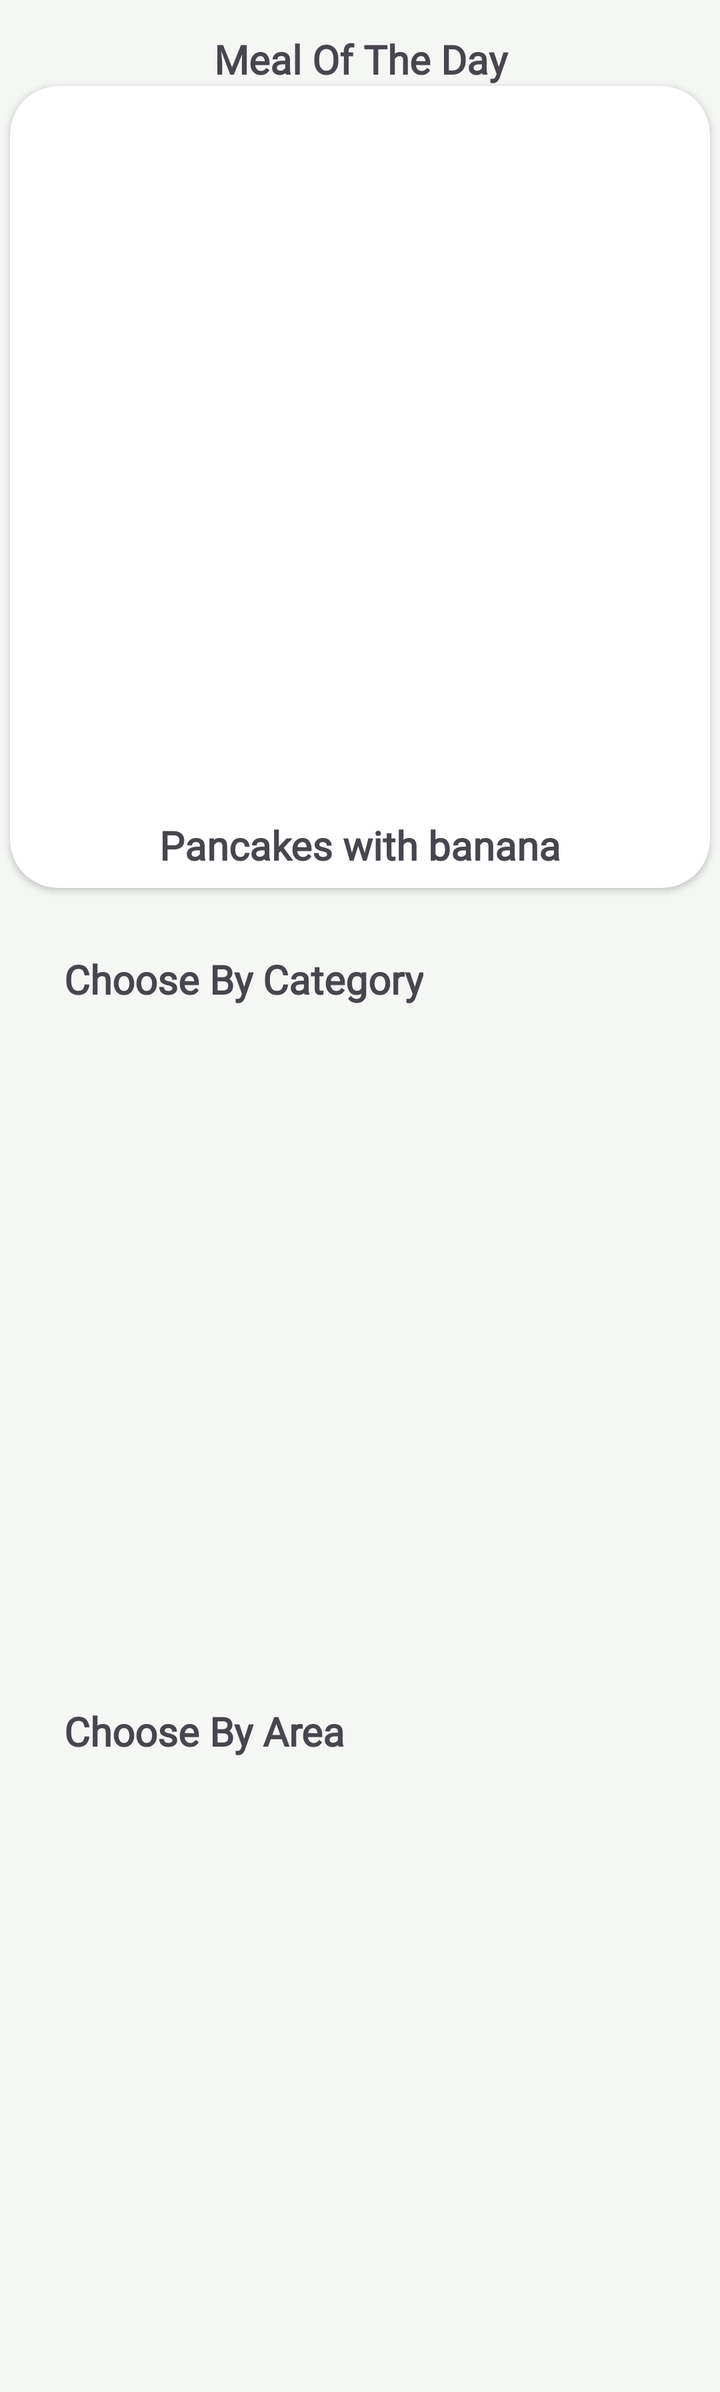
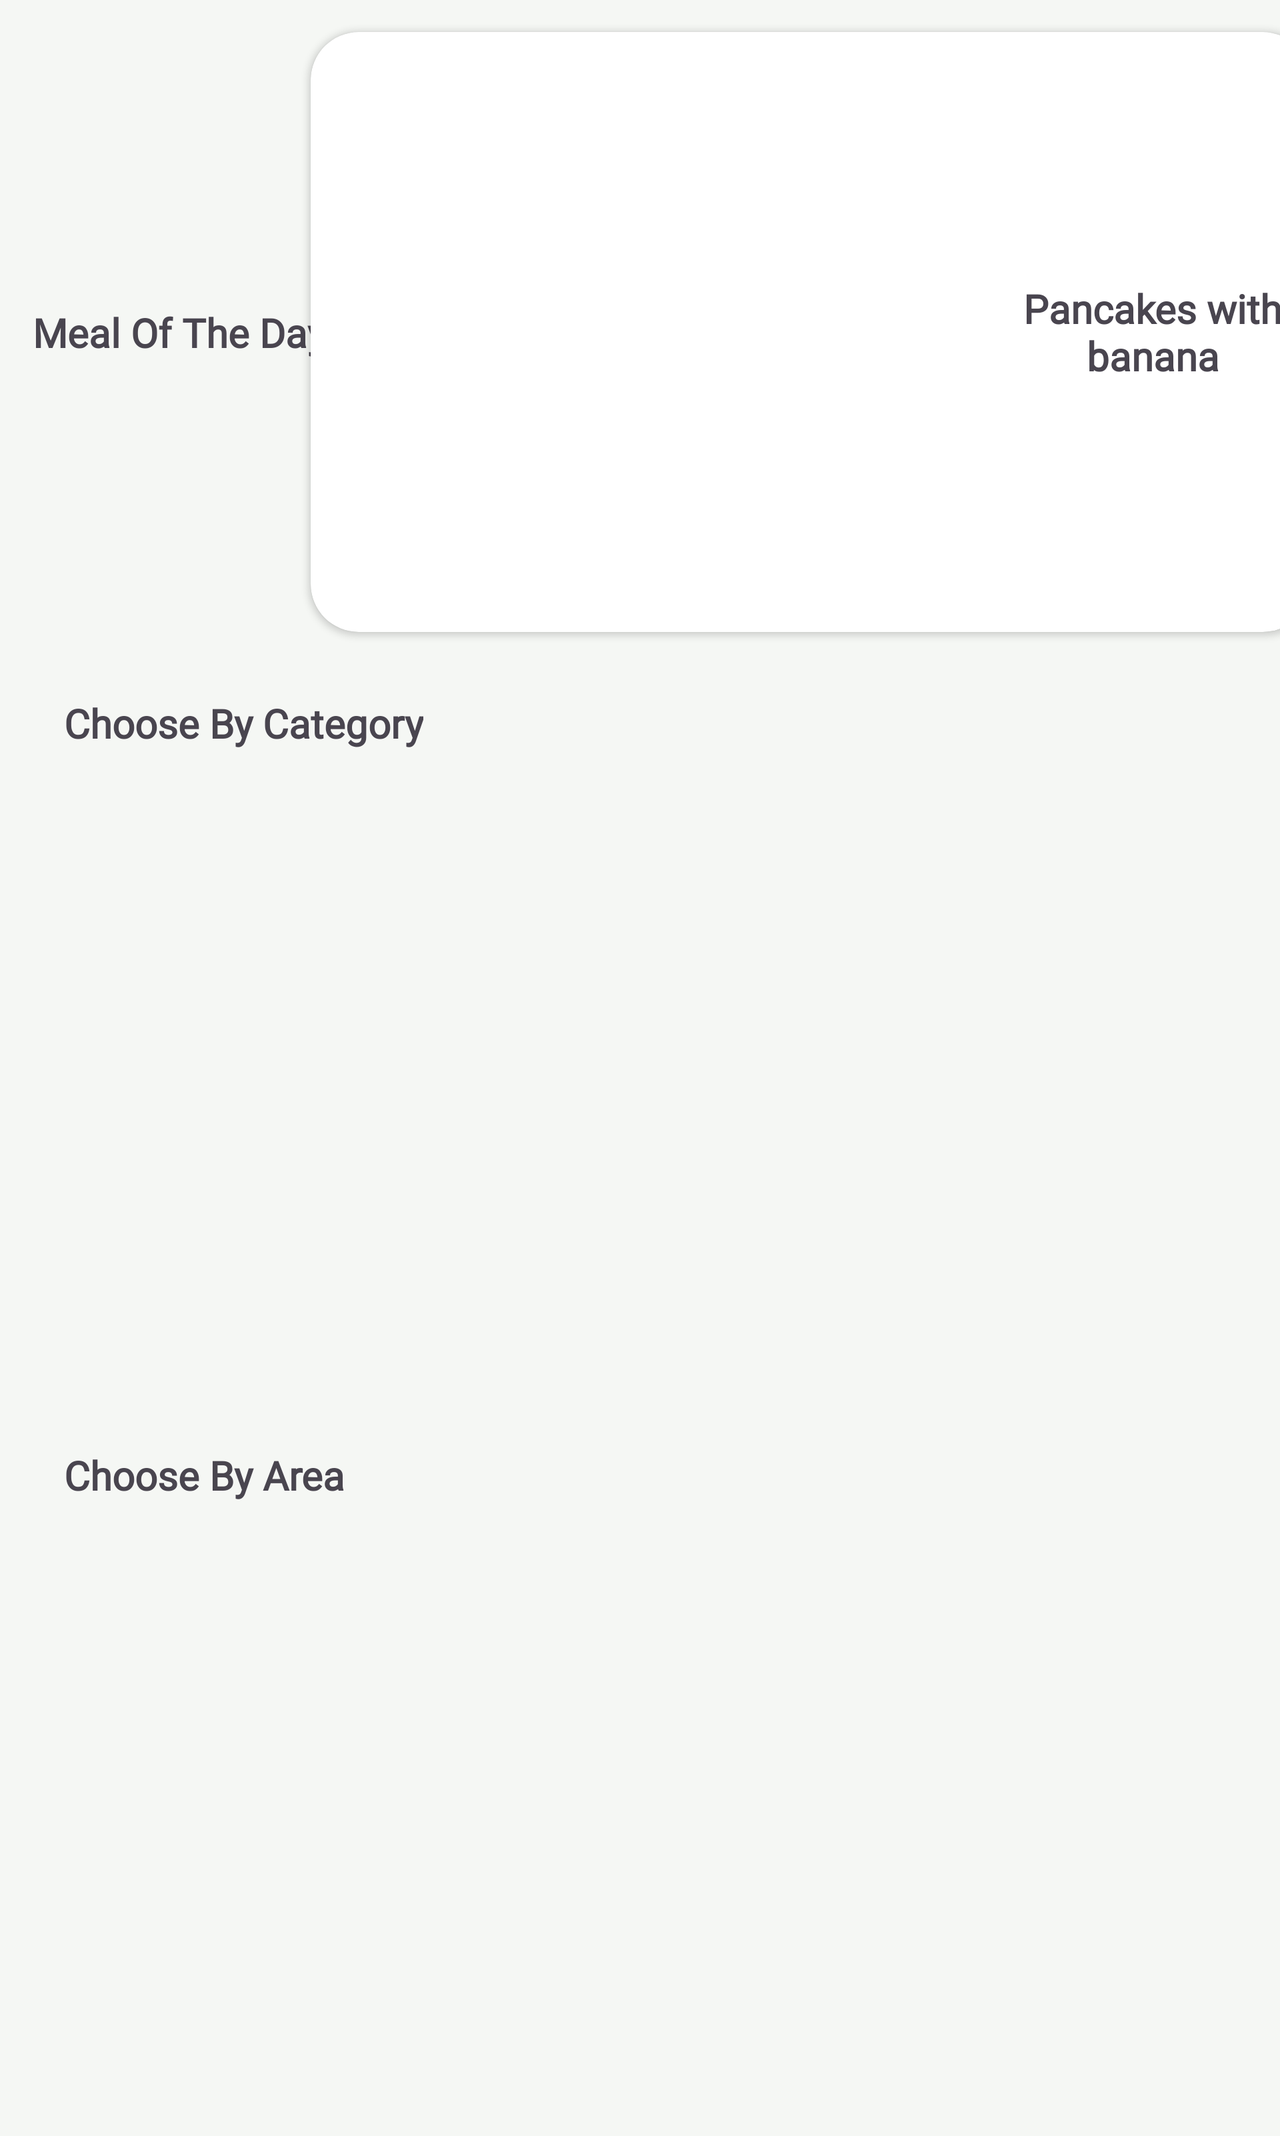

First picture: res/layout/ on a phone held upright. Second picture: the repository's own variant of that layout, on a device whose configuration matches the variant's folder. Source for both follows.
<!-- AndroidManifest.xml: application theme Theme.FoodPlanner -->
<!-- res/layout/fragment_home.xml -->
<?xml version="1.0" encoding="utf-8"?>
<ScrollView xmlns:android="http://schemas.android.com/apk/res/android"
    xmlns:tools="http://schemas.android.com/tools"
    xmlns:app="http://schemas.android.com/apk/res-auto"
    android:layout_width="match_parent"
    android:layout_height="match_parent"
    tools:context=".home_screen.view.HomeFragment"
    android:background="@color/background">

    <androidx.constraintlayout.widget.ConstraintLayout
        android:layout_width="match_parent"
        android:layout_height="match_parent">
        <TextView
            android:id="@+id/txtMealOfTheDay"
            android:layout_width="match_parent"
            android:layout_height="wrap_content"
            android:layout_marginTop="16dp"
            android:layout_marginBottom="16dp"
            android:gravity="center"
            android:textStyle="bold"
            android:text="@string/meal_of_the_day"
            app:layout_constraintEnd_toEndOf="parent"
            app:layout_constraintStart_toStartOf="parent"
            app:layout_constraintTop_toTopOf="parent" />

        <androidx.cardview.widget.CardView
            android:id="@+id/cardMealOfTheDay"
            android:layout_width="350dp"
            android:layout_height="wrap_content"
            android:layout_marginStart="8dp"
            android:layout_marginEnd="8dp"
            app:cardCornerRadius="24dp"
            app:layout_constraintEnd_toEndOf="parent"
            app:layout_constraintStart_toStartOf="parent"
            app:layout_constraintTop_toBottomOf="@id/txtMealOfTheDay">

            <androidx.constraintlayout.widget.ConstraintLayout
                android:layout_width="match_parent"
                android:layout_height="match_parent">

                <ImageView
                    android:id="@+id/imageMealOfTheDay"
                    android:layout_width="350dp"
                    android:layout_height="350dp"
                    android:scaleType="fitXY"
                    app:layout_constraintEnd_toEndOf="parent"
                    app:layout_constraintStart_toStartOf="parent"
                    app:layout_constraintTop_toTopOf="parent"
                    tools:srcCompat="@tools:sample/avatars" />

                <TextView
                    android:id="@+id/txtTitleMealOfTheDay"
                    android:layout_width="0dp"
                    android:layout_height="wrap_content"
                    android:layout_marginTop="16dp"
                    android:layout_marginStart="32dp"
                    android:layout_marginEnd="32dp"
                    android:layout_marginBottom="8dp"
                    android:gravity="center"
                    android:textStyle="bold"
                    app:layout_constraintBottom_toBottomOf="parent"
                    app:layout_constraintEnd_toEndOf="@+id/imageMealOfTheDay"
                    app:layout_constraintStart_toStartOf="@+id/imageMealOfTheDay"
                    app:layout_constraintTop_toBottomOf="@+id/imageMealOfTheDay"
                    tools:text="Pancakes with banana" />
            </androidx.constraintlayout.widget.ConstraintLayout>

        </androidx.cardview.widget.CardView>
        <androidx.constraintlayout.widget.Barrier
            android:id="@+id/barrier"
            android:layout_width="wrap_content"
            android:layout_height="wrap_content"
            app:barrierDirection="bottom"
            app:constraint_referenced_ids="cardMealOfTheDay" />
        <TextView
            android:id="@+id/categoriesTitle"
            android:layout_width="wrap_content"
            android:layout_height="wrap_content"
            android:text="@string/choose_by_category"
            android:layout_marginTop="32dp"
            android:layout_marginStart="32dp"
            android:textStyle="bold"
            app:layout_constraintStart_toStartOf="parent"
            app:layout_constraintTop_toBottomOf="@id/cardMealOfTheDay"/>
        <androidx.recyclerview.widget.RecyclerView
            android:id="@+id/categoriesRecycler"
            android:layout_width="match_parent"
            android:layout_height="309dp"
            android:layout_marginTop="8dp"
            app:layout_constraintEnd_toEndOf="parent"
            app:layout_constraintStart_toStartOf="parent"
            app:layout_constraintTop_toBottomOf="@id/categoriesTitle" />
        <androidx.constraintlayout.widget.Barrier
            android:id="@+id/barrier_2"
            android:layout_width="wrap_content"
            android:layout_height="wrap_content"
            app:barrierDirection="top"
            app:constraint_referenced_ids="areaTitle" />
        <TextView
            android:id="@+id/areaTitle"
            android:layout_width="wrap_content"
            android:layout_height="wrap_content"
            android:text="@string/choose_by_area"
            android:layout_marginTop="32dp"
            android:textStyle="bold"
            android:layout_marginStart="32dp"
            app:layout_constraintStart_toStartOf="parent"
            app:layout_constraintTop_toBottomOf="@id/categoriesRecycler"/>
        <androidx.recyclerview.widget.RecyclerView
            android:id="@+id/areaRecycler"
            android:layout_width="match_parent"
            android:layout_height="309dp"
            android:layout_marginTop="8dp"
            app:layout_constraintEnd_toEndOf="parent"
            app:layout_constraintStart_toStartOf="parent"
            app:layout_constraintTop_toBottomOf="@id/areaTitle" />


    </androidx.constraintlayout.widget.ConstraintLayout>

</ScrollView>
<!-- resources referenced by this layout -->
<resources>
  <color name="background">#9FF1F7EE</color>
  <string name="choose_by_area">Choose By Area</string>
  <string name="choose_by_category">Choose By Category</string>
  <string name="meal_of_the_day">Meal Of The Day</string>
  <style name="Theme.FoodPlanner" parent="Base.Theme.FoodPlanner" />
  <style name="Base.Theme.FoodPlanner" parent="Theme.Material3.DayNight">
          
          <item name="android:fontFamily">@font/aladin</item>
          <item name="android:textSize">20sp</item>
          <item name="colorPrimary">#92AA83</item>
          <item name="colorPrimaryVariant">#92AA83</item>
          <item name="colorOnPrimary">@color/black</item>
          <item name="backgroundColor">#F1F7EE</item>
          <item name="colorSecondary">#B0BEA9</item>
          <item name="colorSecondaryVariant">#B0BEA9</item>
          <item name="colorPrimaryContainer">#F1F7EE</item>
          <item name="colorOnPrimaryContainer">#E0EDC5</item>
          <item name="colorAccent">#F1F7EE</item>
      </style>
  <color name="black">#FF000000</color>
</resources>
<!-- res/layout-land/fragment_home.xml (the repository's variant of the layout above) -->
<!-- drawn on the phone turned sideways -->
<?xml version="1.0" encoding="utf-8"?>
<ScrollView xmlns:android="http://schemas.android.com/apk/res/android"
    xmlns:tools="http://schemas.android.com/tools"
    xmlns:app="http://schemas.android.com/apk/res-auto"
    android:layout_width="match_parent"
    android:layout_height="match_parent"
    tools:context=".home_screen.view.HomeFragment"
    android:background="@color/background">

    <androidx.constraintlayout.widget.ConstraintLayout
        android:layout_width="match_parent"
        android:layout_height="match_parent">

        <TextView
            android:id="@+id/txtMealOfTheDay"
            android:layout_width="0dp"
            android:layout_height="wrap_content"
            android:layout_marginStart="16dp"
            android:gravity="center"
            android:text="@string/meal_of_the_day"
            android:textStyle="bold"
            app:layout_constraintBottom_toBottomOf="@+id/cardMealOfTheDay"
            app:layout_constraintStart_toStartOf="parent"
            app:layout_constraintTop_toTopOf="@+id/cardMealOfTheDay" />

        <androidx.cardview.widget.CardView
            android:id="@+id/cardMealOfTheDay"
            android:layout_width="500dp"
            android:layout_height="300dp"
            android:layout_marginStart="16dp"
            android:layout_marginTop="16dp"
            android:layout_marginEnd="8dp"
            app:cardCornerRadius="24dp"
            app:layout_constraintEnd_toEndOf="parent"
            app:layout_constraintStart_toEndOf="@+id/txtMealOfTheDay"
            app:layout_constraintTop_toTopOf="parent">

            <androidx.constraintlayout.widget.ConstraintLayout
                android:layout_width="match_parent"
                android:layout_height="match_parent">

                <ImageView
                    android:id="@+id/imageMealOfTheDay"
                    android:layout_width="350dp"
                    android:layout_height="300dp"
                    android:scaleType="fitXY"
                    app:layout_constraintStart_toStartOf="parent"
                    app:layout_constraintTop_toTopOf="parent"
                    tools:srcCompat="@tools:sample/avatars" />

                <TextView
                    android:id="@+id/txtTitleMealOfTheDay"
                    android:layout_width="0dp"
                    android:layout_height="wrap_content"
                    android:layout_marginEnd="8dp"
                    android:gravity="center"
                    android:textStyle="bold"
                    app:layout_constraintBottom_toBottomOf="parent"
                    app:layout_constraintEnd_toEndOf="parent"
                    app:layout_constraintStart_toEndOf="@+id/imageMealOfTheDay"
                    app:layout_constraintTop_toTopOf="parent"
                    tools:text="Pancakes with banana" />
            </androidx.constraintlayout.widget.ConstraintLayout>

        </androidx.cardview.widget.CardView>
        <androidx.constraintlayout.widget.Barrier
            android:id="@+id/barrier"
            android:layout_width="wrap_content"
            android:layout_height="wrap_content"
            app:barrierDirection="bottom"
            app:constraint_referenced_ids="cardMealOfTheDay" />
        <TextView
            android:id="@+id/categoriesTitle"
            android:layout_width="wrap_content"
            android:layout_height="wrap_content"
            android:text="@string/choose_by_category"
            android:layout_marginTop="32dp"
            android:layout_marginStart="32dp"
            android:textStyle="bold"
            app:layout_constraintStart_toStartOf="parent"
            app:layout_constraintTop_toBottomOf="@id/cardMealOfTheDay"/>
        <androidx.recyclerview.widget.RecyclerView
            android:id="@+id/categoriesRecycler"
            android:layout_width="match_parent"
            android:layout_height="309dp"
            android:layout_marginTop="8dp"
            app:layout_constraintEnd_toEndOf="parent"
            app:layout_constraintStart_toStartOf="parent"
            app:layout_constraintTop_toBottomOf="@id/categoriesTitle" />
        <androidx.constraintlayout.widget.Barrier
            android:id="@+id/barrier_2"
            android:layout_width="wrap_content"
            android:layout_height="wrap_content"
            app:barrierDirection="top"
            app:constraint_referenced_ids="areaTitle" />
        <TextView
            android:id="@+id/areaTitle"
            android:layout_width="wrap_content"
            android:layout_height="wrap_content"
            android:text="@string/choose_by_area"
            android:layout_marginTop="32dp"
            android:textStyle="bold"
            android:layout_marginStart="32dp"
            app:layout_constraintStart_toStartOf="parent"
            app:layout_constraintTop_toBottomOf="@id/categoriesRecycler"/>
        <androidx.recyclerview.widget.RecyclerView
            android:id="@+id/areaRecycler"
            android:layout_width="match_parent"
            android:layout_height="309dp"
            android:layout_marginTop="8dp"
            app:layout_constraintEnd_toEndOf="parent"
            app:layout_constraintStart_toStartOf="parent"
            app:layout_constraintTop_toBottomOf="@id/areaTitle" />


    </androidx.constraintlayout.widget.ConstraintLayout>

</ScrollView>
